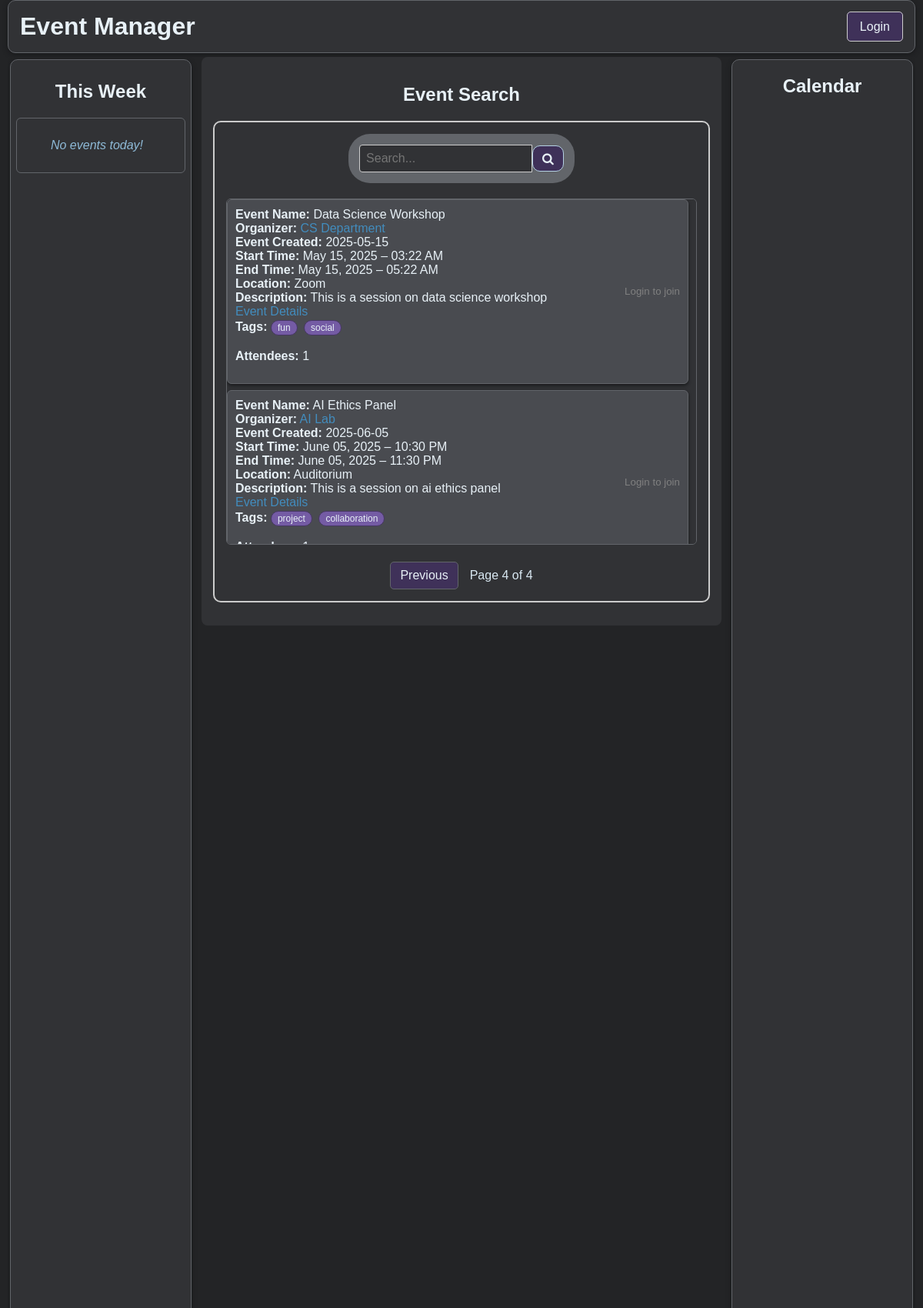
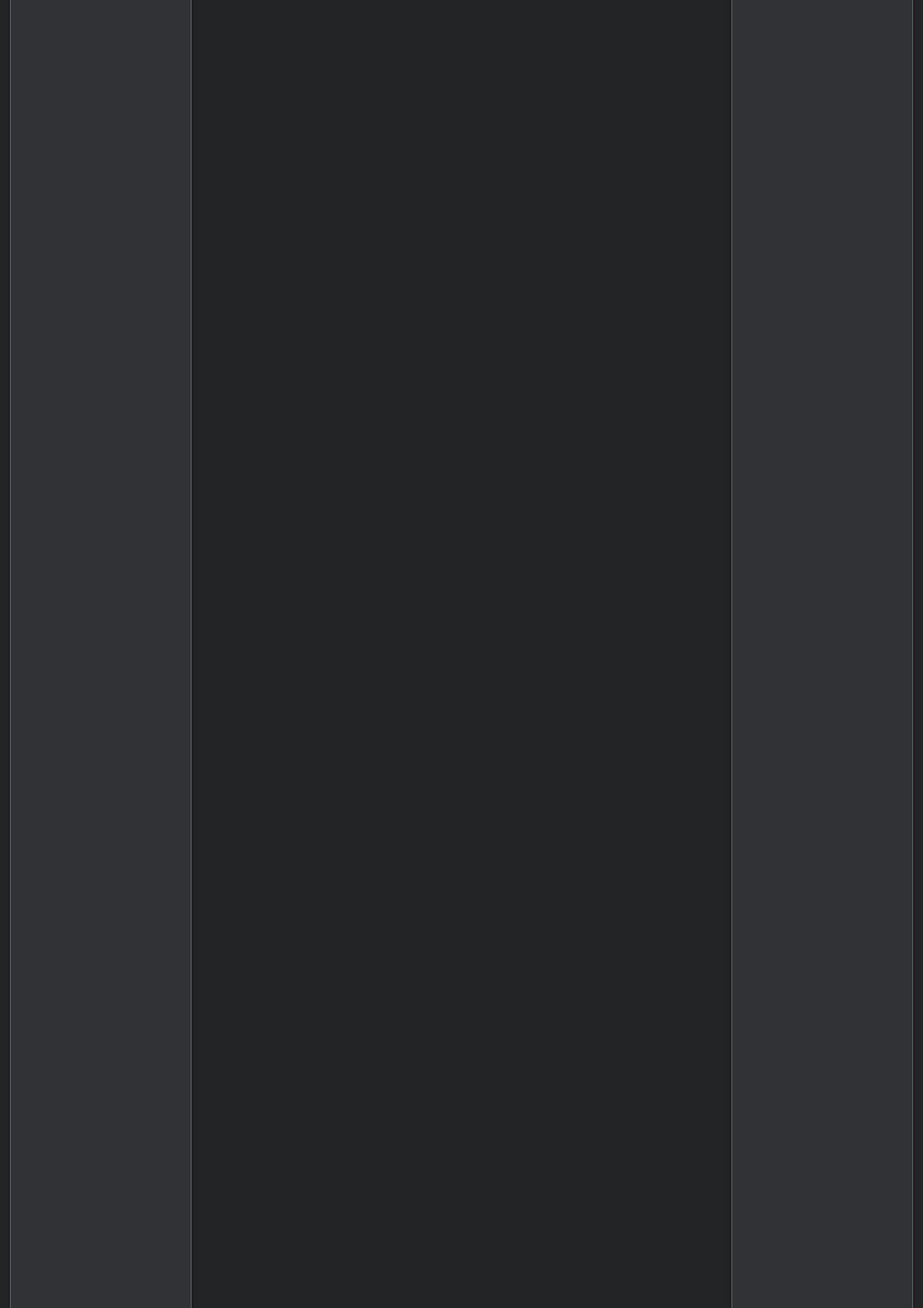
/?page=4 (upper part), run on the app's committed database (2 pictures, top to bottom).
### src/event_model.py (models this page shows, shortened)
class Events(Base):
    __tablename__ = "events"
    uid: Mapped[int] = mapped_column(Integer, primary_key=True, index=True)
    owner_uid: Mapped[int] = mapped_column(Integer, index=True)
    title: Mapped[str] = mapped_column(String, nullable=False)
    date: Mapped[DateTime] = mapped_column(DateTime, nullable=True)
    start_time: Mapped[DateTime] = mapped_column(DateTime, nullable=False)
    end_time: Mapped[DateTime] = mapped_column(DateTime, nullable=True)
    location: Mapped[str] = mapped_column(String, nullable=True)
    event_type: Mapped[str] = mapped_column(String, nullable=True)
    organizer: Mapped[str] = mapped_column(String, nullable=True, default="Unknown")
    tags: Mapped[str] = mapped_column(String, nullable=True, default="")
    image_urls: Mapped[str] = mapped_column(String, nullable=True, default="")
    description: Mapped[str] = mapped_column(String, nullable=True)
    archived: Mapped[bool] = mapped_column(default=False)
    attendees: Mapped[list["User"]] = relationship(
        "User",
        secondary=event_signups,
        back_populates="events"
    )

### main.py (the view, shortened to what this page needs)
@app.get("/", response_class=HTMLResponse)
def main(
    request: Request,
    db_event: Session = Depends(get_event_session),
    current_user: Optional[UserBase] = Depends(get_current_user),
    page: int = 1,
    per_page: int = 20
):
    from datetime import timedelta
    today = date.today()
    start_of_week = today - timedelta(days=today.weekday())
    end_of_week = start_of_week + timedelta(days=6)
    events_this_week = []
    joined_event_ids = set()
    query = db_event.query(EventBase).filter(EventBase.archived == False)
    all_events = query.offset((page - 1) * per_page).limit(per_page).all()
    attendee_counts = {event.uid: len(event.attendees) for event in all_events}
    event_titles = {event.uid: (event.title) for event in all_events}
    total_events = query.count()
    total_pages = (total_events + per_page - 1) // per_page
    return templates.TemplateResponse('home.html', {
        'request': request,
        'username': current_user.username if current_user else None,
        'events_today': events_this_week,
        'all_events': all_events,
        'page': page,
        'total_pages': total_pages,
        'joined_event_ids': joined_event_ids,
        'attendee_counts': attendee_counts,
        'event_title': event_titles
    })

### db/session.py (called while the page is built)
def get_user_session():
    db = SessionLocal_usr()
    try:
        yield db
    finally:
        db.close()

def get_event_session():
    db = SessionLocal_usr()
    try:
        yield db
    finally:
        db.close()

### main.py (called while the page is built, shortened)
def get_current_user(request: Request, db: Session = Depends(get_user_session)):
    token = request.cookies.get("access_token")
    if not token:
        return None

### templates/home.html (shortened to what this page needs)
<!DOCTYPE html>
<html data-theme="dark">
<head>
  <link rel="stylesheet" href="/static/styles.css">
  <link rel="stylesheet" href="https://cdnjs.cloudflare.com/ajax/libs/font-awesome/4.7.0/css/font-awesome.min.css">
  <link href="https://cdn.jsdelivr.net/npm/fullcalendar@6.1.8/index.global.min.css" rel="stylesheet" />
</head>
<body>
  <div class="page-container">
    <div class="header">
      <div class="header-left">
        <h1>Event Manager</h1>
      </div>
      <div class="header-right">
        {% if username %}
          <a href="/profile/home" class="login-btn">Profile</a>
        {% else %}
          <a href="/login" class="login-btn">Login</a>
        {% endif %}
      </div>
    </div>
    <div class="content">
      <div class="left">
        <h2 style="text-align:center;">This Week</h2>
        <div class="menu scrollable-event-list">
          {% if not events_today %}
            <p style="padding: 10px; font-style: italic; color: var(--text-300);">No events today!</p>
          {% endif %}
        </div>
      </div>
      <div class="main">
        <div class="search-section">
          <h2 style="text-align:center;">Event Search</h2>
          <div class="search-box">
            <div class="search-centered">
              <div class="search">
                <form action="/search">
                  <input type="search" placeholder="Search..." name="search">
                  <button type="submit"><i class="fa fa-search"></i></button>
                </form>
              </div>
            </div>
            <div class="search-centered">
              <div class="scrollable-event-list-home">
                {% if all_events %}
                  {% for event in all_events %}
                    <div class="event-card">
                      <div class="event-inner">
                        <div class="event-details">
                          <span><b>Event Name:</b> {{ event_title[event.uid] }}</span><br>
                          <b>Organizer:</b>
                          <a href="#" class="organizer-link" data-organizer-id="{{ event.owner_uid }}">{{ event.organizer }}</a><br>
                          <span><b>Event Created:</b> {{ event.date.strftime('%Y-%m-%d') }}</span><br>
                          <span><b>Start Time:</b> {{ event.start_time.strftime('%B %d, %Y – %I:%M %p') }}</span><br>
                          <span><b>End Time:</b> {{ event.end_time.strftime('%B %d, %Y – %I:%M %p') }}</span><br>
                          <span><b>Location:</b> {{ event.location }}</span><br>
                          <span><b>Description:</b> {{ event.description }}</span><br>
                          <a href="#" class="event-details-link" data-event-id="{{ event.uid }}">Event Details</a>
                          <div><b>Tags:</b>
                            {% if event.tags %}
                              {% for tag in event.tags.split(',') %}
                                <span class="tag">{{ tag.strip() }}</span>
                              {% endfor %}
                            {% else %}
                              <em>No tags</em>
                            {% endif %}
                          </div>
                          <p><b>Attendees:</b> {{ attendee_counts[event.uid] }}</p>
                        </div>
                        <div class="scroll-join-button">
                          {% if username %}
                          {% set is_joined = event.uid in joined_event_ids %}
                          <button
                            class="join-btn"
                            onclick="toggleJoin({{ event.uid }}, this)"
                            data-joined="{{ 'true' if is_joined else 'false' }}"
                          >
                            {{ 'Joined!' if is_joined else 'Join' }}
                          </button>
                          {% else %}
                            <small style="color: gray;">Login to join</small>
                          {% endif %}
                        </div>
                      </div>
                    </div>
                  {% endfor %}
                {% else %}
                  <p style="color: var(--text-300); font-style: italic;">No events available.</p>
                {% endif %}
              </div>
            </div>
            <div class="pagination">
              {% if page > 1 %}
                <a href="/?page={{ page - 1 }}">Previous</a>
              {% endif %}
              <span>Page {{ page }} of {{ total_pages }}</span>
            </div>
          </div>
        </div>
      </div>
      <div class="right">
        <h2 style="margin-bottom: 10px;">Calendar</h2>
      </div>
    </div>
  </div>
</body>
</html>

### data on the page
Events: title "Data Science Workshop", organizer "CS Department", date "2025-05-15", start_time "May 15, 2025 – 03:22 AM", end_time "May 15, 2025 – 05:22 AM", location "Zoom", description "This is a session on data science workshop", strip "fun" "social", attendee_counts "1"
Events: title "AI Ethics Panel", organizer "AI Lab", date "2025-06-05", start_time "June 05, 2025 – 10:30 PM", end_time "June 05, 2025 – 11:30 PM", location "Auditorium", description "This is a session on ai ethics panel", strip "project" "collaboration"

### other printed values
{{ page }} "4"
{{ total_pages }} "4"
